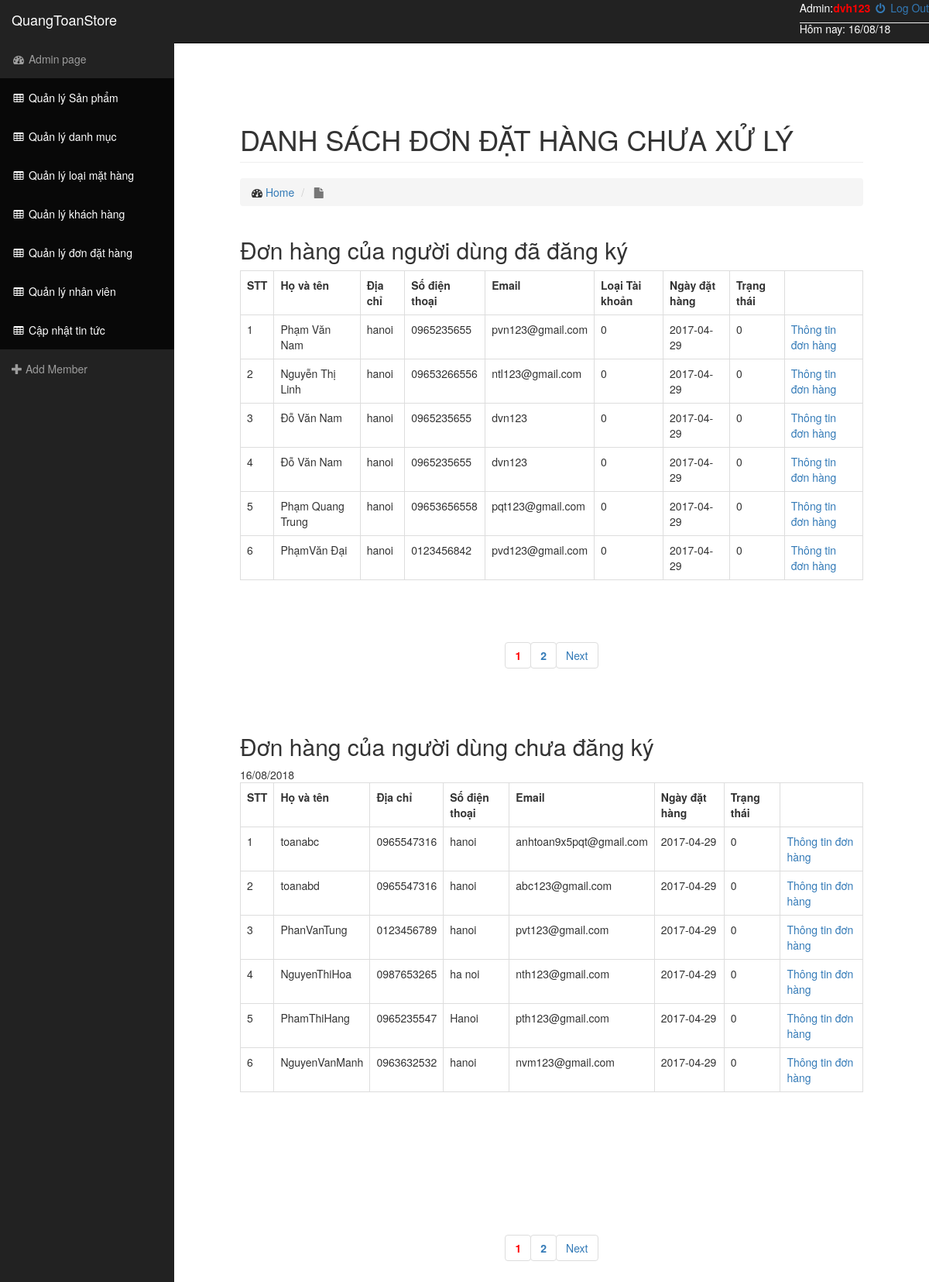
Page /Admin/index.php (signed in) on the committed database.
### tables this page shows
CREATE TABLE IF NOT EXISTS `donhang` (
  `dh_id` int(100) NOT NULL AUTO_INCREMENT,
  `id_khach` int(11) NOT NULL DEFAULT '1',
  `id_user` int(11) NOT NULL,
  `dh_ngaydat` date NOT NULL,
  `dh_trangthai` tinyint(4) NOT NULL,
  PRIMARY KEY (`dh_id`),
  KEY `id_khach` (`id_khach`),
  KEY `id_user` (`id_user`)
);

CREATE TABLE IF NOT EXISTS `khachhang` (
  `user_id` int(100) NOT NULL AUTO_INCREMENT,
  `user_ten` varchar(50) NOT NULL,
  `user_diachi` varchar(200) NOT NULL,
  `user_sodienthoai` varchar(11) NOT NULL,
  `user_email` varchar(50) NOT NULL,
  `user_name` varchar(32) NOT NULL,
  `user_pass` varchar(32) NOT NULL,
  `user_loaitk` int(11) NOT NULL,
  PRIMARY KEY (`user_id`)
);

CREATE TABLE IF NOT EXISTS `khach` (
  `id` int(11) NOT NULL AUTO_INCREMENT,
  `ten` varchar(100) NOT NULL,
  `sodienthoai` varchar(11) NOT NULL,
  `diachi` text NOT NULL,
  `email` varchar(50) NOT NULL,
  PRIMARY KEY (`id`)
);

### Admin/controllers/Notis.php (called while the page is built, shortened)
<?php
    class Notis{
        function OrderUser() {
            $model= new MasterModel();
            $get=$model->Command("SELECT * FROM `donhang`INNER JOIN `khachhang` ON donhang.id_user=khachhang.user_id WHERE donhang.id_user!=1 and donhang.dh_trangthai=0");
            return $get;
        }
        function OrderKhach() {
            $model= new MasterModel();
            $get=$model->Command("SELECT * FROM `donhang`INNER JOIN `khach` ON donhang.id_khach=khach.id WHERE donhang.id_khach!=1 and donhang.dh_trangthai=0");
            return $get;
        }
        function Show() {
            $pagi=new Pagination();
            $getorderuser0= $this->OrderUser();
            $getorderuser=$pagi->PagiMore($getorderuser0, "donhang","INNER JOIN `khachhang` ON donhang.id_user=khachhang.user_id", "WHERE donhang.id_user!=1 and donhang.dh_trangthai=0");
            $getorderkhach0= $this->OrderKhach();
            $getorderkhach=$pagi->PagiMore($getorderkhach0,"donhang","INNER JOIN `khach` ON donhang.id_khach=khach.id", "WHERE donhang.id_khach!=1 and donhang.dh_trangthai=0");
            require_once './views/notis/notispage.php';
        }
    }
?>

### Admin/models/masterModel.php (called while the page is built, shortened)
<?php
    class MasterModel{
        public function Command($sql){
            global $conn;
            $result=$conn->query($sql) or die(mysqli_error());
            return $result;
        }
    }
?>

### Admin/views/notis/notispage.php (the view, shortened to what this page needs)
<div id="wrapper" style="padding: 50px">
        <div id="page-wrapper">
            <div class="container-fluid">
                <div class="row">
                    <div class="col-lg-12">
                        <h1 class="page-header">
                            DANH SÁCH ĐƠN ĐẶT HÀNG CHƯA XỬ LÝ
                        </h1>
                        <ol class="breadcrumb">
                            <li>
                                <i class="fa fa-dashboard"></i>  <a href="?control=Notis">Home</a>
                            </li>
                            <li class="active">
                                <i class="fa fa-file"></i>
                            </li>
                        </ol>
                    </div>
                </div>
                <div class="row">
                    <div class="col-md-6 col-lg-12 col-sm-12 col-xs-12">
                        <h2>Đơn hàng của người dùng đã đăng ký</h2>
                        <table class="table table-bordered">
                            <tr>
                                <th>STT</th>
                                <th>Họ và tên</th>
                                <th>Địa chỉ</th>
                                <th>Số điện thoại</th>
                                <th>Email</th>
                                <th>Loại Tài khoản</th>
                                <th>Ngày đặt hàng</th>
                                <th>Trạng thái</th>
                            </tr>
                             <?php $i = 1 ?>
                            <?php foreach ($getorderuser as $row){
                                        $iddh=$row['dh_id'];
                                ?> <tr>
                                <td><?php echo $i; ?></td>
                                <td><?php echo $row["user_ten"]; ?></td>
                                <td><?php echo $row["user_diachi"]; ?></td>
                                <td><?php echo $row["user_sodienthoai"]; ?></td>
                                <td><?php echo $row["user_email"]; ?></td>
                                <td><?php echo $row["user_loaitk"]; ?></td>
                                <td><?php echo $row["dh_ngaydat"]; ?></td>
                                <td><?php echo $row["dh_trangthai"]; ?></td>
                                <td><a href="?control=mngOrder&action=Detail&id=<?=$iddh?>">Thông tin đơn hàng</a></td>
                            </tr>
                            <?php $i++; }
                            ?>
                        </table>
                        <h2>Đơn hàng của người dùng chưa đăng ký</h2>
                        <table class="table table-bordered">
                            <tr>
                                <th>STT</th>
                                <th>Họ và tên</th>
                                <th>Địa chỉ</th>
                                <th>Số điện thoại</th>
                                <th>Email</th>
                                <th>Ngày đặt hàng</th>
                                <th>Trạng thái</th>
                            </tr>
                        <?php $j=1;
                        foreach ($getorderkhach as $row){
                                $iddh=$row['dh_id'];
                                ?> <tr>
                                <td><?php echo $j; ?></td>
                                <td><?php echo $row["ten"]; ?></td>
                                <td><?php echo $row["sodienthoai"]; ?></td>
                                <td><?php echo $row["diachi"]; ?></td>
                                <td><?php echo $row["email"]; ?></td>
                                <td><?php echo $row["dh_ngaydat"]; ?></td>
                                <td><?php echo $row["dh_trangthai"]; ?></td>
                                <td><a href="?control=mngOrder&action=Detail&id=<?=$iddh?>">Thông tin đơn hàng</a></td>
                            <?php $j++; } echo date('d/m/Y');?>
                        </table>
                        <div class="row text-center">
                            <div class="col-lg-12">
                            </div>
                        </div>
                    </div>
                </div>
            </div>
        </div>
    </div>

### Admin/style/css/sb-admin.css (style rules this page uses)
body { margin-top: 100px; background-color: #222; }
@media (min-width:768px) { body { margin-top: 50px; } }
#wrapper { padding-left: 0; }
#page-wrapper { width: 100%; padding: 0; background-color: #fff; }
@media (min-width:768px) { #wrapper { padding-left: 225px; } }
@media (min-width:768px) { #page-wrapper { padding: 10px; } }

### rows in the picture
donhang: khachhang.user_ten "Phạm Văn Nam", khachhang.user_diachi "hanoi", khachhang.user_sodienthoai "0965235655", khachhang.user_email "pvn123@gmail.com", khachhang.user_loaitk "0", dh_ngaydat "2017-04-29", dh_trangthai "0"
donhang: khachhang.user_ten "Nguyễn Thị Linh", khachhang.user_diachi "hanoi", khachhang.user_sodienthoai "09653266556", khachhang.user_email "ntl123@gmail.com", khachhang.user_loaitk "0", dh_ngaydat "2017-04-29", dh_trangthai "0"
donhang: khachhang.user_ten "Đỗ Văn Nam", khachhang.user_diachi "hanoi", khachhang.user_sodienthoai "0965235655", khachhang.user_email "dvn123", khachhang.user_loaitk "0", dh_ngaydat "2017-04-29", dh_trangthai "0"
donhang: khachhang.user_ten "Đỗ Văn Nam", khachhang.user_diachi "hanoi", khachhang.user_sodienthoai "0965235655", khachhang.user_email "dvn123", khachhang.user_loaitk "0", dh_ngaydat "2017-04-29", dh_trangthai "0"
donhang: khachhang.user_ten "Phạm Quang Trung", khachhang.user_diachi "hanoi", khachhang.user_sodienthoai "09653656558", khachhang.user_email "pqt123@gmail.com", khachhang.user_loaitk "0", dh_ngaydat "2017-04-29", dh_trangthai "0"
donhang: khachhang.user_ten "PhạmVăn Đại", khachhang.user_diachi "hanoi", khachhang.user_sodienthoai "0123456842", khachhang.user_email "pvd123@gmail.com", khachhang.user_loaitk "0", dh_ngaydat "2017-04-29", dh_trangthai "0"
donhang: id_khach.ten "toanabc", id_khach.sodienthoai "0965547316", id_khach.diachi "hanoi", id_khach.email "anhtoan9x5pqt@gmail.com", dh_ngaydat "2017-04-29", dh_trangthai "0"
donhang: id_khach.ten "toanabd", id_khach.sodienthoai "0965547316", id_khach.diachi "hanoi", id_khach.email "abc123@gmail.com", dh_ngaydat "2017-04-29", dh_trangthai "0"
donhang: id_khach.ten "PhanVanTung", id_khach.sodienthoai "0123456789", id_khach.diachi "hanoi", id_khach.email "pvt123@gmail.com", dh_ngaydat "2017-04-29", dh_trangthai "0"
donhang: id_khach.ten "NguyenThiHoa", id_khach.sodienthoai "0987653265", id_khach.diachi "ha noi", id_khach.email "nth123@gmail.com", dh_ngaydat "2017-04-29", dh_trangthai "0"
donhang: id_khach.ten "PhamThiHang", id_khach.sodienthoai "0965235547", id_khach.diachi "Hanoi", id_khach.email "pth123@gmail.com", dh_ngaydat "2017-04-29", dh_trangthai "0"
donhang: id_khach.ten "NguyenVanManh", id_khach.sodienthoai "0963632532", id_khach.diachi "hanoi", id_khach.email "nvm123@gmail.com", dh_ngaydat "2017-04-29", dh_trangthai "0"

### other values in the picture
$_SESSION['login'] "dvh123"
